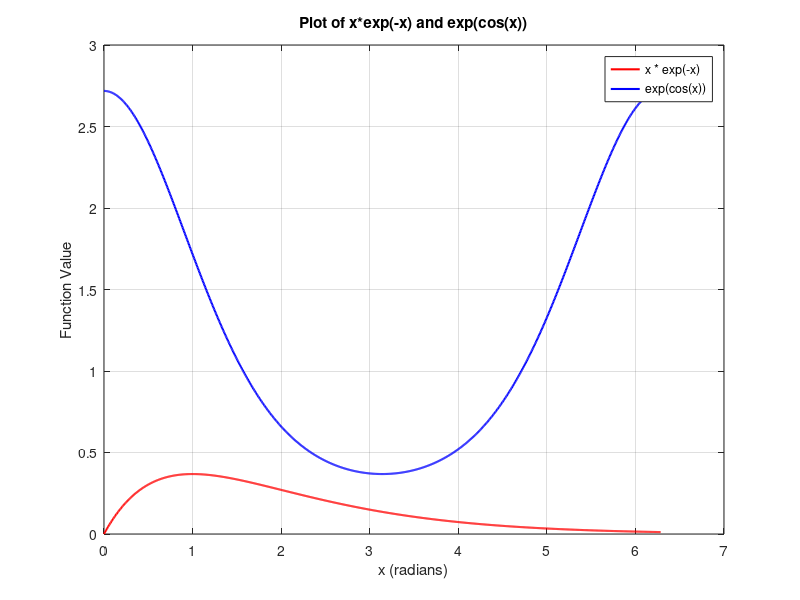
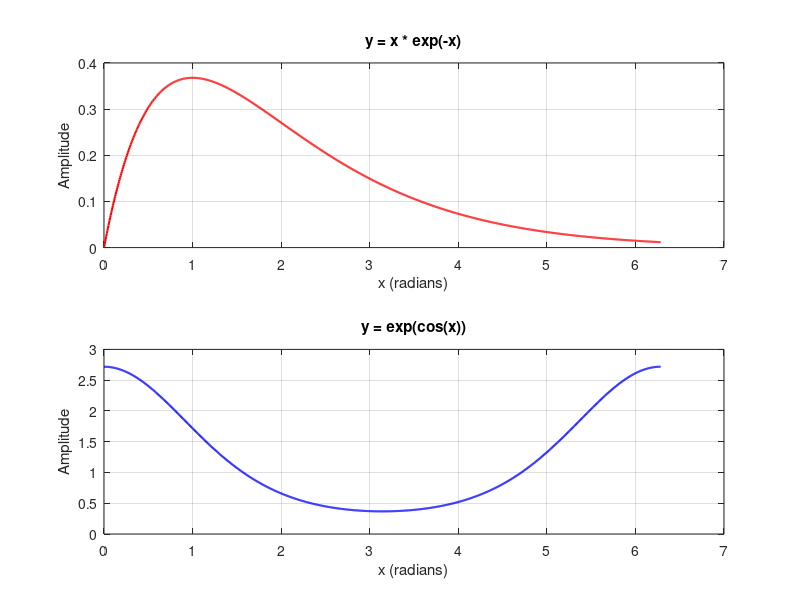

Source code (MATLAB) for these figures, in order:
clear; clc;

x = linspace(0, 2*pi , 1000);

y1 = x .* exp(-x);
y2 = exp(cos(x));

figure;
plot(x, y1, "r", "LineWidth",1.5);
hold on;
plot(x, y2, "b","LineWidth",1.50);
title("Plot of x*exp(-x) and exp(cos(x))");
xlabel("x (radians)");
ylabel("Function Value");
legend("x * exp(-x)", "exp(cos(x))");
grid on;

figure;

subplot(2,1,1);
plot(x, y1, "r", "LineWidth",1.5);
title("y = x * exp(-x)");
xlabel("x (radians)");
ylabel("Amplitude");
grid on;

subplot(2,1,2);
plot(x, y2, "b","LineWidth",1.50);
title("y = exp(cos(x))");
xlabel("x (radians)");
ylabel("Amplitude");
grid on;